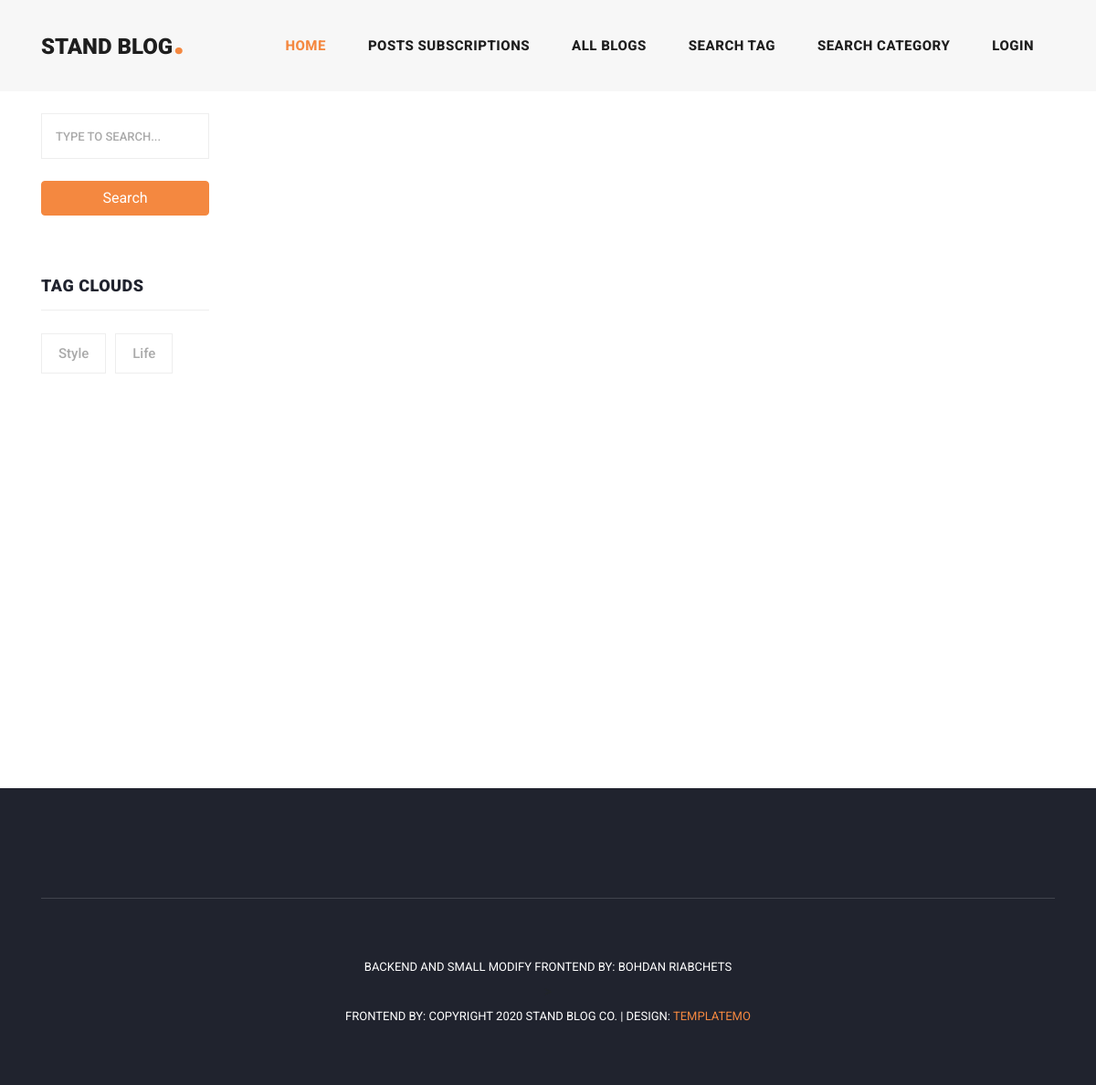
The app's page /tags-all/, older data.
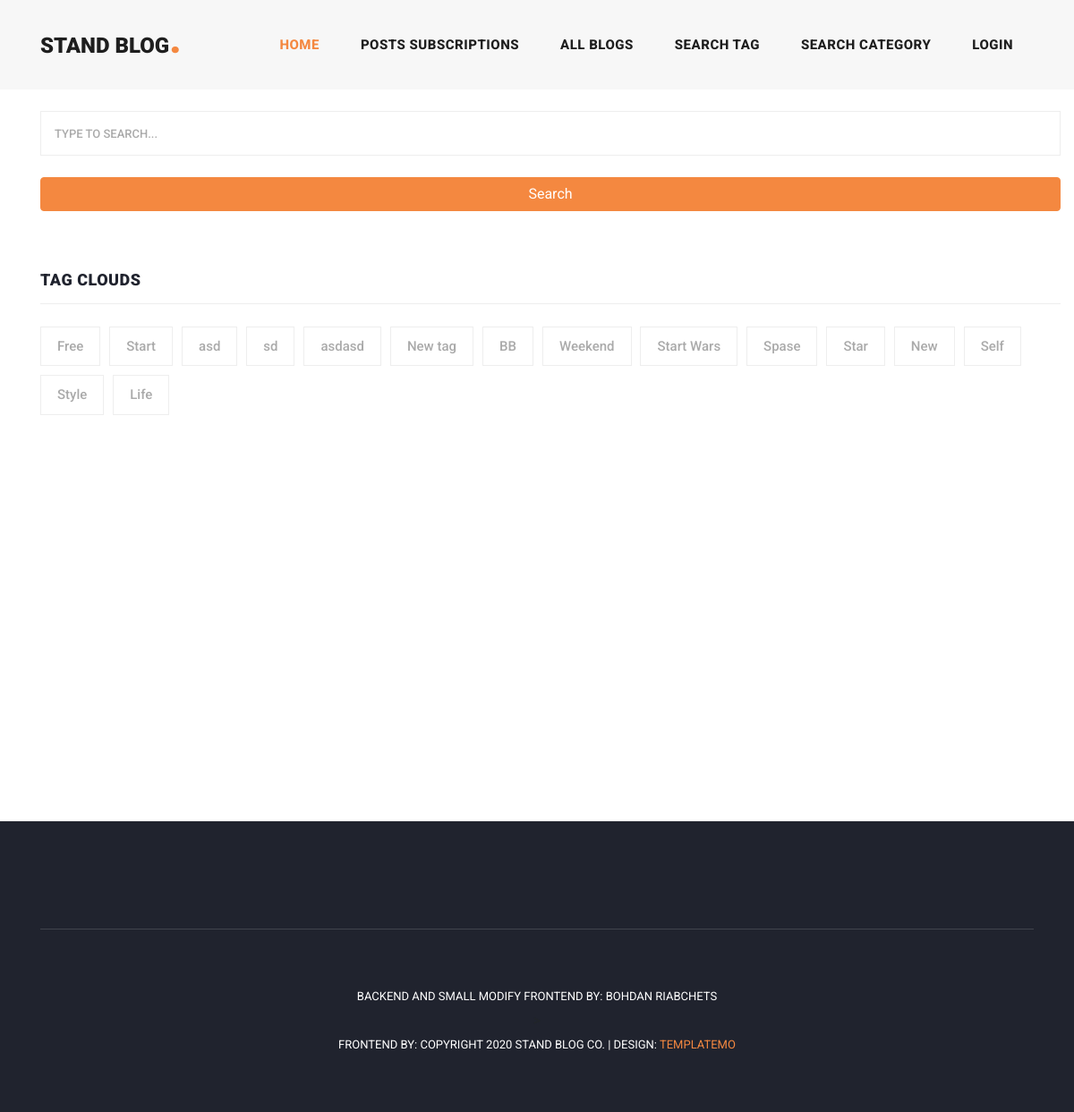
The same page, newer data.
### blog/models.py (models this page shows)
class Tag(models.Model):
    blog = models.ManyToManyField(Blog, related_name='tag')
    tag = models.CharField(max_length=150)
    def __str__(self):
        return self.tag

### blog/views.py (the view)
# urls.py: path('tags-all/', views.BlogAllTagView.as_view(), name='blog-all-tag'),
class BlogAllTagView(generic.ListView):
    model = Tag
    template_name = 'blog/blog_tag_all.html'
    context_object_name = 'tag'
    def get_queryset(self):
        queryset = super().get_queryset()
        query = self.request.GET.get('q')
        if query:
            return queryset.filter(Q(tag__icontains=query))
        return queryset.order_by('-id')

### blog/templates/blog/blog_tag_all.html (shortened to what this page needs)
{% extends 'base.html' %}
{% block content %}
{% load static %}
<div class="main-banner header-text">
</div>
<section class="blog-posts">
    <div class="container">
        <div class="row">
            <div class="sidebar">
                <div class="row">
                    <div class="all-blog-posts">
                        <div class="row">
                            <div class="col-lg-12">
                                <div class="sidebar-item search">
                                    <form id="search_form" name="gs" method="GET">
                                        <input type="text" name="q" id="q" class="searchText"
                                               placeholder="type to search..."
                                               autocomplete="on"
                                               value="{{ q }}">
                                        <button type="submit" class="btn btn-primary full-width">Search</button>
                                    </form>
                                </div>
                                <div class="blog-post">
                                    <div class="sidebar-item tags">
                                        <div class="sidebar-heading">
                                            <h2>Tag Clouds</h2>
                                        </div>
                                        <div class="content">
                                            <ul>
                                                {% for tag in tag %}
                                                <li><a href="{% url 'blog-tag-detail' tag.pk %}">{{ tag }}</a></li>
                                                {% endfor %}
                                            </ul>
                                        </div>
                                    </div>
                                </div>
                            </div>
                        </div>
                    </div>
                    <div class="col-lg-4">
                        <div class="sidebar">
                            <div class="row">
                                <div class="col-lg-12">
                                    <div class="sidebar-item recent-posts">
                                        <div class="sidebar-heading">
                                            <br>
                                            <br>
                                        </div>
                                    </div>
                                </div>
                            </div>
                        </div>
                    </div>
                </div>
            </div>
        </div>
    </div>
</section>
<section class="blog-posts grid-system">
    <div class="container">
        <div class="row">
            <div class="col-lg-8">
                <br>
                <br>
                <br>
                <br>
            </div>
        </div>
    </div>
</section>
{% endblock %}

### templates/base.html (shortened to what this page needs)
<!DOCTYPE html>
<html lang="en" xmlns="http://www.w3.org/1999/html">
<head>
    {% load static %}
    <link rel="stylesheet" href="{% static 'bootstrap/css/bootstrap.min.css' %}">
    <link rel="stylesheet" href="{% static 'css/templatemo-stand-blog.css' %}">
    <link rel="stylesheet" href="{% static 'css/owl.css' %}">
    <link rel="stylesheet" href="{% static 'css/message.css' %}">
    <link rel="stylesheet" href="{% static 'css/style.css' %}">
    <link rel="stylesheet" href="{% static 'css/weather.css' %}">
</head>
<body>
<header class="">
    <nav class="navbar navbar-expand-lg">
        <div class="container">
            <a class="navbar-brand" href="{% url 'home' %}"><h2>Stand Blog<em>.</em></h2></a>
            <div class="collapse navbar-collapse" id="navbarResponsive">
                <ul class="navbar-nav ml-auto">
                    <li class="nav-item active">
                        <a class="nav-link" href="{% url 'home' %}">Home
                        </a>
                    </li>
                    <li class="nav-item">
                        <a class="nav-link" href="{% url 'not-work' %}">Posts subscriptions</a>
                    </li>
                    <li class="nav-item">
                        <a class="nav-link" href="{% url 'blog-all' %}">All blogs</a>
                    </li>
                    <li class="nav-item">
                        <a class="nav-link" href="{% url 'blog-all-tag' %}">Search tag</a>
                    </li>
                    <li class="nav-item">
                        <a class="nav-link" href="{% url 'blog-category-all' %}">Search category</a>
                    </li>
                    {% if user.is_authenticated %}
                    <li class="nav-item dropdown">
                        <a class="nav-link dropdown-toggle" href="#" id="navbarDropdown" role="button"
                           data-toggle="dropdown" aria-haspopup="true" aria-expanded="false">
                            {{ user.username }}
                        </a>
                        <div class="dropdown-menu" aria-labelledby="navbarDropdown">
                            <a class="dropdown-item" href="{% url 'profile-settings' %}">Settings</a>
                            <a class="dropdown-item" href="{% url 'blog-create' %}">Create Blog</a>
                            <a class="dropdown-item" href="{% url 'author-view' user.pk %}">All my blogs</a>
                            <a class="dropdown-item" href="{% url 'not-work' %}">All my likes</a>
                            <div class="dropdown-divider"></div>
                            <a class="dropdown-item" href="{% url 'logout' %}">Logout</a>
                        </div>
                    </li>
                    {% else %}
                    <li class="nav-item">
                        <a class="nav-link" href="{% url 'login' %}">Login</a>
                    </li>
                    {% endif %}
                </ul>
            </div>
        </div>
    </nav>
</header>
{% block content %}
{% endblock %}
<footer>
    <div class="container">
        <div class="row">
            <div class="col-lg-12">
                <ul class="social-icons">
                </ul>
            </div>
            <div class="col-lg-12">
                <div class="copyright-text">
                    <p>Backend and small modify frontend by: Bohdan Riabchets </p>>
                    <p> Frontend by: Copyright 2020 Stand Blog Co.
                        | Design: <a rel="nofollow" href="https://templatemo.com"
                                     target="_parent">TemplateMo</a></p>
                </div>
            </div>
        </div>
    </div>
</footer>
</body>
</html>

### static/css/templatemo-stand-blog.css (style rules this page uses)
body { font-family: 'Roboto', sans-serif; overflow-x: hidden; text-rendering: optimizeLegibility; -webkit-font-smoothing: antialiased; -moz-osx-font-smoothing: grayscale; }
p { margin-bottom: 0px; font-size: 15px; font-weight: 400; color: #7a7a7a; line-height: 30px; }
a { text-decoration: none!important; }
ul { padding: 0; margin: 0; list-style: none; }
h1,h2,h3,h4,h5,h6 { margin: 0px; }
header { position: absolute; z-index: 99999; width: 100%; height: 100px; background-color: #f7f7f7; -webkit-transition: all 0.3s ease-in-out 0s; -moz-transition: all 0.3s ease-in-out 0s; -o-transition: all 0.3s ease-in-out 0s; transition: all 0.3s ease-in-out 0s; }
header .navbar { padding: 25px 0px; }
.navbar .navbar-brand { float: left; margin-top: -12px; outline: none; }
.navbar .navbar-brand h2 { color: #1e1e1e; text-transform: uppercase; font-size: 24px; font-weight: 900; -webkit-transition: all .3s ease 0s; -moz-transition: all .3s ease 0s; -o-transition: all .3s ease 0s; transition: all .3s ease 0s; }
.navbar .navbar-brand h2 em { font-size: 44px; font-style: normal; color: #f48840; }
#navbarResponsive { z-index: 999; }
.navbar-collapse { text-align: center; }
.navbar .navbar-nav .nav-item { margin: 0px 15px; }
.navbar .navbar-nav a.nav-link { text-transform: capitalize; font-size: 15px; font-weight: 800; text-transform: uppercase; letter-spacing: 0.5px; color: #1e1e1e; transition: all 0.3s; }
.navbar .navbar-nav .nav-link:hover, .navbar .navbar-nav .active>.nav-link, .navbar .navbar-nav .nav-link.active, .navbar .navbar-nav .nav-link.show, .navbar .navbar-nav .show>.nav-link { color: #f48840; }
.blog-posts { margin-top: 100px; }
.blog-posts .blog-post { margin-bottom: 30px; }
.blog-posts .sidebar-heading h2 { font-size: 18px; text-transform: uppercase; font-weight: 900; letter-spacing: 0.5px; color: #20232e; border-bottom: 1px solid #eee; padding-bottom: 15px; margin-bottom: 25px; }
.sidebar { margin-left: 30px; }
.sidebar .sidebar-item { margin-top: 50px; }
.sidebar .search { margin-top: 0px; }
.sidebar .sidebar-heading h2 { font-size: 18px; text-transform: uppercase; font-weight: 900; letter-spacing: 0.5px; color: #20232e; border-bottom: 1px solid #eee; padding-bottom: 15px; margin-bottom: 25px; }
.sidebar .search input { width: 100%; height: 50px; border: 1px solid #eee; font-size: 13px; text-transform: uppercase; font-weight: 500; color: #7a7a7a; outline: none; padding: 0px 15px; }
.sidebar .search input::placeholder { color: #aaa; }
.sidebar .tags ul li { margin-right: 6px; display: inline-block; }
.sidebar .tags ul li { margin-bottom: 10px; }
.sidebar .tags ul li a { font-size: 15px; font-weight: 500; color: #aaa; display: inline-block; border: 1px solid #eee; padding: 10px 18px; transition: all .3s; }
footer { margin-top: 10%; text-align: center; background-color: #20232e; padding: 60px 0px; }
footer ul.social-icons { padding-bottom: 60px; margin-bottom: 60px; border-bottom: 1px solid rgba(250,250,250,0.15); }
footer p { font-size: 13px; text-transform: uppercase; color: #fff; }
footer p a { color: #f48840; }

### static/css/style.css (style rules this page uses)
form > * { display: block; margin-bottom: 0.5rem; }
form > input[type='submit'], form > button { margin: 1rem 0; }
input[type='text'], input[type='email'], input[type='password'], textarea { border-radius: 0.3px; width: 100%; padding: 0.25rem 0.75rem; }
.full-width { width: 100%; }

Row changes from the older to the newer data that the page shows:
added Tag: tag "Free"
added Tag: tag "Start"
added Tag: tag "asd"
added Tag: tag "sd"
added Tag: tag "asdasd"
added Tag: tag "New tag"
added Tag: tag "BB"
added Tag: tag "Weekend"
added Tag: tag "Start Wars"
added Tag: tag "Spase"
added Tag: tag "Star"
added Tag: tag "New"
added Tag: tag "Self"
